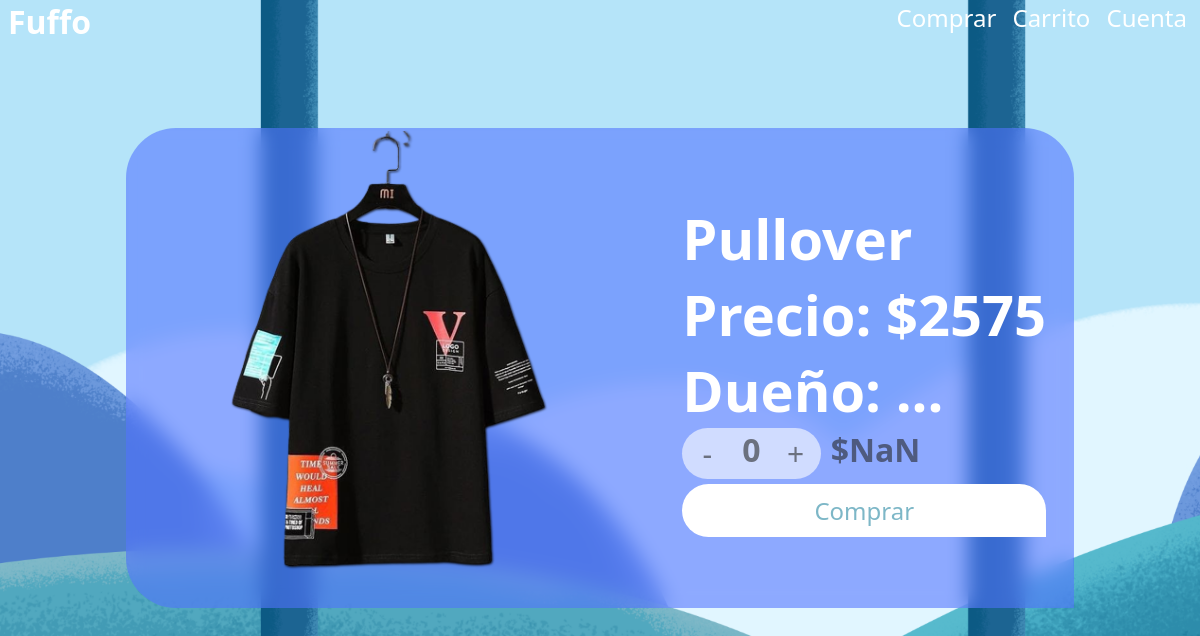
/productos/9 (signed in), run on the app's committed database.
### tienda_virtual/models.py (models this page shows, shortened)
class Objeto(models.Model):
    objeto = models.CharField(max_length=50)
    precio = models.IntegerField(null=True)
    propietario = models.CharField(max_length=50, null=True, blank=True)
    foto = models.CharField(max_length=500, null=True, blank=True)
    etiquetas = models.CharField(max_length=500, null=True, blank=True)

### tienda_virtual/views.py (the view, shortened to what this page needs)
# urls.py: path('productos/<int:objetID>', views.seearticle),
@login_required
def seearticle(req, objetID):
    if req.method == 'GET':
        objeto = Objeto.objects.get(pk=objetID)
        wallet = Wallet.objects.get(user=req.user)
        cantidad = 0
        try:
            for articulo in wallet.carrito:
                if articulo['objeto'] == objeto.objeto:
                    cantidad = articulo['cantidad']
                    print(articulo)
            return render(req, 'article.html',{
                'objeto': objeto,
                'cantidad':cantidad
            })
        except:
            return render(req, 'article.html',{
                'objeto': objeto,
                'cantidad':cantidad
            })

### tienda_virtual/templates/article.html (shortened to what this page needs)
{% extends 'html.html' %}
{% load static %}
{% block content %}
    <div class="body">
        <div class="zona-mostrar zona-mostrar-articulo">
            {% if objeto.foto == None %}
            <img src={% static './404Foto.png' %} alt="">
            {% else %}
            <img src={% static objeto.foto %} alt="">
            {% endif %}
            <div>
                <span>{{ objeto.objeto }}</span>
                <span class='precio'>Precio: ${{ objeto.precio }}</span>
                {% if objeto.propietario == None %}
                <span>Dueño: ...</span>
                {% else %}
                <span>Dueño: {{ objeto.propietario }}</span>
                {% endif %}
                <form action="" method="POST">
                    <div id="masomenos">
                        <div class="menos">-</div>
                        <label class="conteo">{{ cantidad }}</label>
                        <div class="mas">+</div>
                        <label class="precio-total">0</label>
                    </div>
                    <button type="submit">Comprar</button>
                </form>
            </div>
        </div>
    </div>
{% endblock content %}

### tienda_virtual/static/css/style.css (style rules this page uses)
* { font-family: system-ui, -apple-system, BlinkMacSystemFont, 'Segoe UI', Roboto, Oxygen, Ubuntu, Cantarell, 'Open Sans', 'Helvetica Neue', sans-serif; color: #fff; text-decoration: none; }
body { background-color: #5271ff; background-position: top left; background-size: cover; background-repeat: no-repeat; overflow: hidden; user-select: none; }
.body { position: relative; top: 40px; height: 90vh; overflow: auto; }
.zona-mostrar { position: relative; top: 10vh; height: 60vh; display: flex; align-items: center; justify-content: space-around; width: 80%; margin: auto; background-color: #5272ff94; border-radius: 50px 50px 0 50px; backdrop-filter: blur(10px); }
.zona-mostrar > div { display: grid; grid-template-rows: auto auto; }
.zona-mostrar div > span { font-size: 7vh; font-weight: bold; }
.zona-mostrar > img { width: 50%; height: 100%; object-fit: contain; filter: drop-shadow(1px 1px 1px #000); }
.zona-mostrar form > div { display: flex; flex-direction: column; }
.zona-mostrar form div > label { font-size: 7vh; font-weight: bold; }
.zona-mostrar form > button { border: none; border-radius: 50px 50px 0 50px; background-color: #fff; color: #7db7c7; font-size: x-large; width: 100%; padding: 10px; margin: auto; transition: all .3s; }
#masomenos { display: flex; flex-direction: row; flex-wrap: nowrap; width: max-content; height: max-content; margin: 0; margin-bottom: 5px; }
#masomenos div { width: 40px; height: 40px; font-size: 30px; height: 100%; background-color: #ffffff94; border: none; padding: 5px; transition: all .3s; text-align: center; vertical-align: middle; color: #22222294; }
#masomenos div:first-child { border-radius: 50px 0 0 50px; }
.mas { border-radius: 0px 50px 50px 0px; }
#masomenos label { vertical-align: middle; background-color: #ffffff94; font-size: xx-large; padding: 0 10px; vertical-align: middle; color: #22222294; }
#masomenos .precio-total { background-color: transparent; }

### data on the page
Objeto: foto (picture), objeto "Pullover", precio "2575"

### other printed values
{{ cantidad }} "0"
